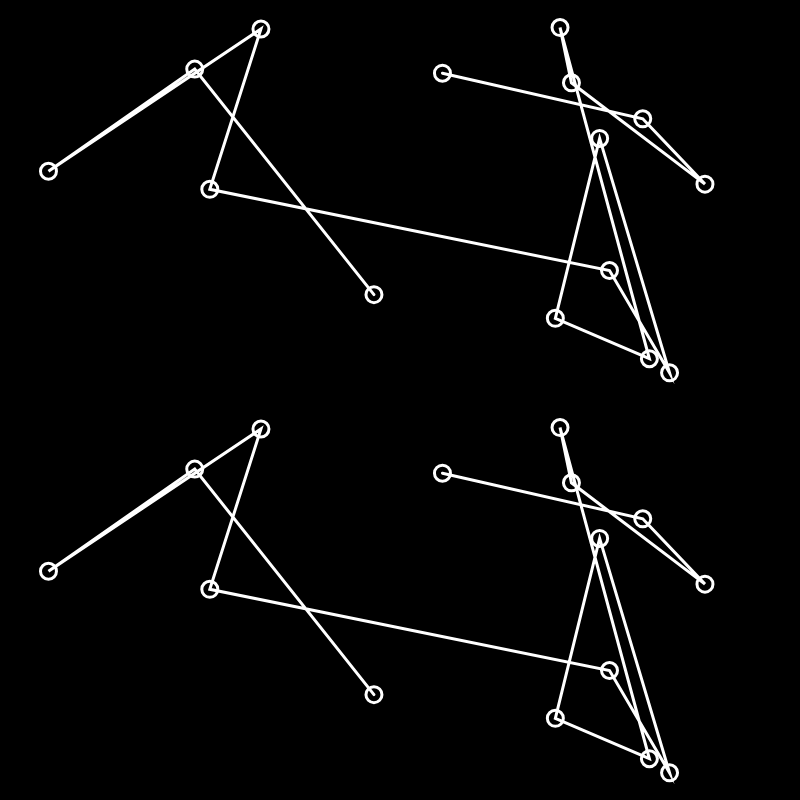
Frame 1 (no input)
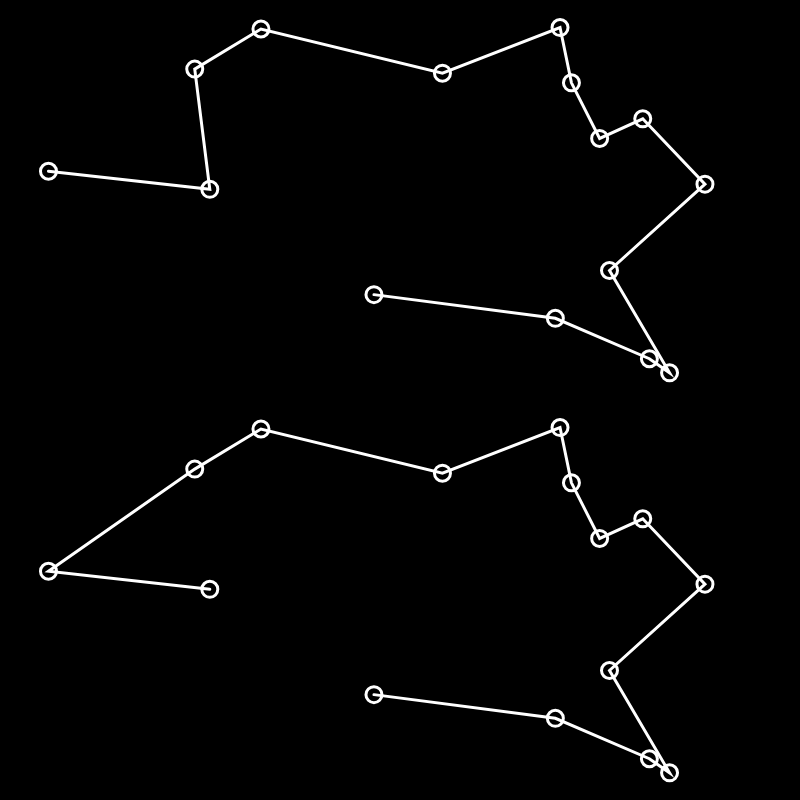
Frame 60 (no input)
Frame 120 (the mouse pressed at the canvas centre since frame 60): identical to frame 60, image omitted

The p5.js sketch that drew these frames (run headless with seeded random() and noise() and a simulated clock; from frame 60 on, the mouse is pressed at the canvas centre):

// p5.js sketch
// ── sketch.js
var cities = [];
var totalCities = 15;
var populationSize = 300;

var population = []; // it will contain multiple orders/permutations of cities. i,e a population of orders.
var fitness = []; // it will give a score to each order in population. fitness[i] = fitness score of population[i]

var recordDistance = Infinity;
var bestEverPermutation;
var currentBestPermutationForCurrentPopulation;

function setup() {
  createCanvas(800, 800);

  var order = []; // order/permutation of cities
  for (var i = 0; i < totalCities; i++) {
    var v = createVector(random(width), random(height / 2)); // creates object for each city
    cities[i] = v;
    order[i] = i; // initial permutation in sorted order
  }

  for (var i = 0; i < populationSize; i++) {
    // let initially we set population size = 10. Will increase for more accuracy.

    population[i] = shuffle(order); // inbuilt shuffle function that shuffles array elements.
    // here in each population index we are storing a shuffled form of order randomly.
    // population as a whole will contain multiple permutations of order of cities.
  }

  //console.log(population);

  for (var i = 0; i < population.length; i++) {
    var d = calcDistance(cities, population[i]);
    if (d < recordDistance) {
      recordDistance = d;
      bestEverPermutation = population[i]; // best ever Permutation will depend on best permutation we find from population.
    }

    fitness[i] = d; // initially let fitness is equal to total distance of order.
  }
}

function draw() {
  background(0);
  //frameRate(6); // to view each draw slowly

  calculateFitness();
  normalizeFitness();
  nextGenerationOfPopulation();

  // printing the bestEver array route each time
  stroke(255); // white color
  strokeWeight(3);
  noFill();
  beginShape();
  for (var i = 0; i < bestEverPermutation.length; i++) {
    vertex(cities[bestEverPermutation[i]].x, cities[bestEverPermutation[i]].y); // representing line between 2 cities
    ellipse(
      cities[bestEverPermutation[i]].x,
      cities[bestEverPermutation[i]].y,
      16,
      16
    ); // representing each city as a circle of 16x16 pixels
  }
  endShape();

  // printing the currentBestPermutationForCurrentPopulation
  translate(0, height / 2);
  stroke(255);
  strokeWeight(3);
  noFill();
  beginShape();
  for (var i = 0; i < currentBestPermutationForCurrentPopulation.length; i++) {
    vertex(
      cities[currentBestPermutationForCurrentPopulation[i]].x,
      cities[currentBestPermutationForCurrentPopulation[i]].y
    );
    ellipse(
      cities[currentBestPermutationForCurrentPopulation[i]].x,
      cities[currentBestPermutationForCurrentPopulation[i]].y,
      16,
      16
    );
  }
  endShape();
}

function swap(a, i, j) {
  var temp = a[i];
  a[i] = a[j];
  a[j] = temp;
}

function calcDistance(points, order) {
  var sum = 0;
  // adjacent cities are connected
  for (var i = 0; i < order.length - 1; i++) {
    var cityA = points[order[i]];
    var cityB = points[order[i + 1]];
    var d = dist(cityA.x, cityA.y, cityB.x, cityB.y);
    sum += d;
  }
  return sum;
}

// ── genetic_algo.js
function calculateFitness() {
  // fitness score for each order in population

  var currentRecord = Infinity; // best distance for current population
  for (var i = 0; i < population.length; i++) {
    var d = calcDistance(cities, population[i]);
    // the lower the distance d the better the fitness score should be. As the order produces better solution to TSP
    if (d < recordDistance) {
      recordDistance = d;
      bestEverPermutation = population[i];
    }
    if (d < currentRecord) {
      currentRecord = d;
      currentBestPermutationForCurrentPopulation = population[i];
    }

    fitness[i] = 1 / (pow(d, 8) + 1);

    // fitness[i] will have a value between (0,1] which will correspond to quality of the given order.
    // 1/(d + 1) was used initially but 1/(pow(d,8) + 1) gives a better result overtime
  }
}

function normalizeFitness() {
  // A population contains several orders and each has it's own fitness score.
  // we are normalizing those fitness scores so that all fitness scores sum to 1.
  // will give Normalized behaviour.

  let sum = 0;
  for (let i = 0; i < fitness.length; i++) {
    sum += fitness[i];
  }
  for (let i = 0; i < fitness.length; i++) {
    fitness[i] = fitness[i] / sum;
  }
}

function nextGenerationOfPopulation() {
  // given current population. This function will generate the next generation of this population.
  // i.e take orders from current population (good orders will have high probability of getting selected). Then merge those orders to generate new orders.
  // Multiple new orders generated will help to create new population.
  // That new population is called next generation.

  var newPopulation = [];

  for (var i = 0; i < population.length; i++) {
    // picking 2 orders from current population
    var orderA = pickOne(population, fitness);
    var orderB = pickOne(population, fitness);

    // creating a new order from those 2 orders
    var order = crossOver(orderA, orderB);

    // mutating the picked order
    mutate(order, 0.01);

    // assigning that order to the new population
    newPopulation[i] = order;
  }

  population = newPopulation;
}

function pickOne(list, prob) {
  // given list of orders and their fitness score which is their probabilites of being good.
  // this function will pick an order based on fitness score

  var index = 0;
  var r = random(1); // select random value between 0 and 1

  // popular method to pick a value based upon probability
  while (r > 0) {
    r = r - prob[index];
    index++;
  }
  index--;

  return list[index].slice(); // returning a copy of that order
}

function crossOver(orderA, orderB) {
  // given 2 orders of cities we want to make an order which is crossOver of both these orders.
  // i.e contains some part of orderA and other part of orderB

  /* condition for order in TSP ::
          order in TSP must consider all the cities exactly 1 time.
          Typically we take one half of new order same as of orderA and other half of new order as of orderB.
          But here the values might not be distinct
  
          Here we take a random subarray of orderA. and put it in the beggining of new order.
          Then we iterate through all values in orderB and whichever is absent in newOrder we go on adding it, in same sequence.
    */

  var start = floor(random(orderA.length));
  var end = floor(random(start + 1, orderA.length));
  // start and end represent the random subarray of orderA

  var neworder = orderA.slice(start, end);

  for (let i = 0; i < orderB.length; i++) {
    var city = orderB[i];
    if (!neworder.includes(city)) {
      neworder.push(city);
    }
  }

  return neworder;
}

function mutate(order, mutationRate) {
  // given an order of cities, this function will mutate (change the permutation of) this order.
  // mutationRate will tell the intensity of mutation. i.e if mutationRate is high(near to 1) then we will interchange the values in order heavily i.e perform the change in permutation many times.
  // else if mutationRate is low(near 0) we will perform mutation less times.

  for (let i = 0; i < totalCities; i++) {
    if (random(1) < mutationRate) {
      // mutationRate controlling intensity of mutation
      const indexA = floor(random(order.length));
      const indexB = (indexA + 1) % totalCities;

      // pick 2 adjacent indices and swap them
      swap(order, indexA, indexB);
    }
  }
}
